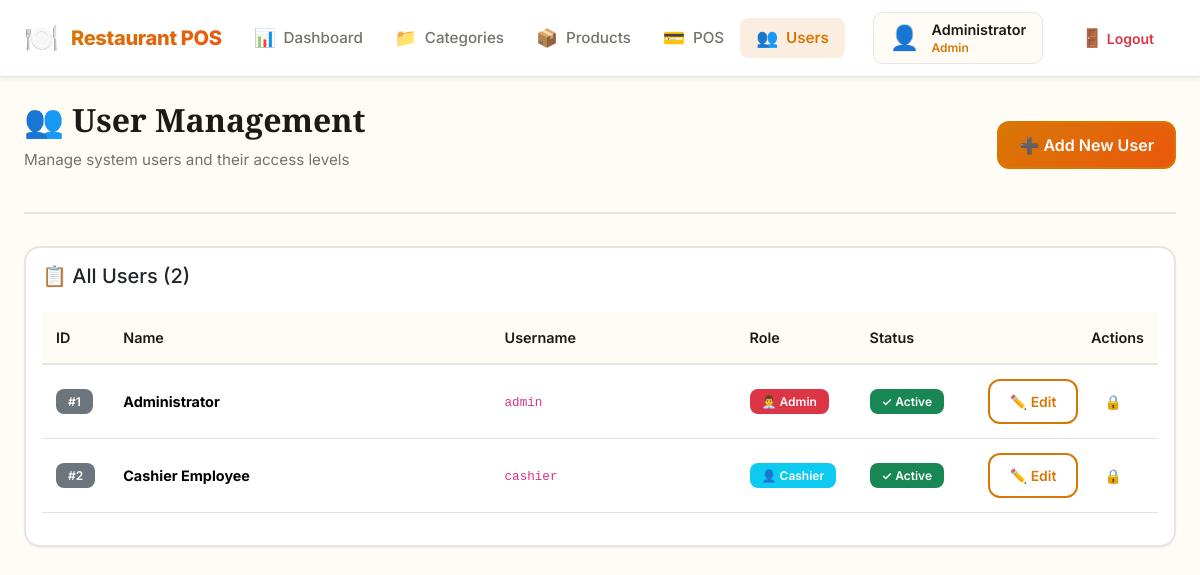
The app's page /public/users.php (signed in) with its own data.
### tables this page shows
CREATE TABLE IF NOT EXISTS users (
  id INT AUTO_INCREMENT PRIMARY KEY,
  name VARCHAR(100) NOT NULL,
  username VARCHAR(50) NOT NULL UNIQUE,
  password_hash VARCHAR(255) NOT NULL,
  role_id INT NOT NULL,
  is_active TINYINT(1) NOT NULL DEFAULT 1,
  created_at TIMESTAMP DEFAULT CURRENT_TIMESTAMP,
  FOREIGN KEY (role_id) REFERENCES roles(id)
);

CREATE TABLE IF NOT EXISTS roles (
  id INT AUTO_INCREMENT PRIMARY KEY,
  name VARCHAR(50) NOT NULL UNIQUE
);

### config/config.php (called while the page is built)
<?php
return [
    'db' => [
        'host' => '127.0.0.1',
        'port' => 3306,
        'name' => 'pos_db',
        'user' => 'root',
        'pass' => '',
        'charset' => 'utf8mb4',
    ],
    'app' => [
        'base_url' => 'http://localhost/Point-of-sales/public',
        'name' => 'Restaurant POS',
        'env' => 'development',
    ],
];

### app/Auth.php (called while the page is built, shortened)
<?php
class Auth
{
    public static function user(): ?array
    {
        return $_SESSION['user'] ?? null;
    }
}

### public/users.php (the view, shortened to what this page needs)
<?php
$pdo = Database::getConnection();
$users = $pdo->query('SELECT u.*, r.name AS role_name FROM users u JOIN roles r ON u.role_id = r.id ORDER BY u.id')->fetchAll();
?>
<div class="page-header">
    <div>
        <h1 class="page-title">👥 User Management</h1>
        <p class="page-subtitle">Manage system users and their access levels</p>
    </div>
    <button class="btn btn-primary" data-bs-toggle="modal" data-bs-target="#addUserModal">
        ➕ Add New User
    </button>
</div>
<div class="card">
    <div class="card-body">
        <h5 class="card-title mb-4">📋 All Users (<?= count($users) ?>)</h5>
        <div class="table-responsive">
            <table class="table table-hover align-middle">
                <thead class="table-light">
                    <tr>
                        <th style="width: 60px;">ID</th>
                        <th>Name</th>
                        <th>Username</th>
                        <th style="width: 120px;">Role</th>
                        <th style="width: 100px;">Status</th>
                        <th style="width: 200px;" class="text-end">Actions</th>
                    </tr>
                </thead>
                <tbody>
                    <?php foreach ($users as $user): ?>
                        <tr>
                            <td><span class="badge bg-secondary">#<?= $user['id'] ?></span></td>
                            <td><strong><?= htmlspecialchars($user['name']) ?></strong></td>
                            <td><code><?= htmlspecialchars($user['username']) ?></code></td>
                            <td>
                                <?php if ($user['role_name'] === 'Admin'): ?>
                                    <span class="badge bg-danger">👨‍💼 Admin</span>
                                <?php else: ?>
                                    <span class="badge bg-info">👤 Cashier</span>
                                <?php endif; ?>
                            </td>
                            <td>
                                <?php if ($user['is_active']): ?>
                                    <span class="badge bg-success">✓ Active</span>
                                <?php else: ?>
                                    <span class="badge bg-secondary">✗ Inactive</span>
                                <?php endif; ?>
                            </td>
                            <td class="text-end">
                                <button class="btn btn-sm btn-outline-primary" onclick="editUser(<?= htmlspecialchars(json_encode($user)) ?>)">
                                    ✏️ Edit
                                </button>
                                <form method="POST" style="display: inline;" id="toggleForm<?= $user['id'] ?>">
                                    <button type="button" class="btn btn-sm btn-outline-<?= $user['is_active'] ? 'warning' : 'success' ?>"
                                            onclick="customConfirm('Are you sure you want to <?= $user['is_active'] ? 'deactivate' : 'activate' ?> this user?', function(yes) { if(yes) document.getElementById('toggleForm<?= $user['id'] ?>').submit(); })">
                                        <?= $user['is_active'] ? '🔒' : '🔓' ?>
                                    </button>
                                </form>
                            </td>
                        </tr>
                    <?php endforeach; ?>
                </tbody>
            </table>
        </div>
    </div>
</div>
<?php
$content = ob_get_clean();
require __DIR__ . '/../views/layout.php';

### views/layout.php (shortened to what this page needs)
<?php
$config = require __DIR__ . '/../config/config.php';
require_once __DIR__ . '/../app/Auth.php';
$currentUser = Auth::user();
?>
<!DOCTYPE html>
<html lang="en">
<head>
    <link href="https://cdn.jsdelivr.net/npm/bootstrap@5.3.3/dist/css/bootstrap.min.css" rel="stylesheet">
    <link rel="stylesheet" href="css/style.css">
</head>
<body>
<nav class="navbar navbar-expand-lg navbar-light bg-white shadow-sm sticky-top">
    <div class="container-fluid px-4">
        <a class="navbar-brand d-flex align-items-center" href="index.php">
            <span class="brand-icon">🍽️</span>
            <span class="brand-text"><?= htmlspecialchars($config['app']['name']) ?></span>
        </a>
        <div class="collapse navbar-collapse" id="navbarNav">
            <ul class="navbar-nav me-auto mb-2 mb-lg-0">
                <?php if ($currentUser && $currentUser['role'] === 'Admin'): ?>
                    <li class="nav-item">
                        <a class="nav-link <?= basename($_SERVER['PHP_SELF']) === 'admin_dashboard.php' || basename($_SERVER['PHP_SELF']) === 'index.php' ? 'active' : '' ?>" href="index.php">
                            <span class="nav-icon">📊</span> Dashboard
                        </a>
                    </li>
                    <li class="nav-item">
                        <a class="nav-link <?= basename($_SERVER['PHP_SELF']) === 'categories.php' ? 'active' : '' ?>" href="categories.php">
                            <span class="nav-icon">📁</span> Categories
                        </a>
                    </li>
                    <li class="nav-item">
                        <a class="nav-link <?= basename($_SERVER['PHP_SELF']) === 'products.php' ? 'active' : '' ?>" href="products.php">
                            <span class="nav-icon">📦</span> Products
                        </a>
                    </li>
                    <li class="nav-item">
                        <a class="nav-link <?= basename($_SERVER['PHP_SELF']) === 'pos.php' ? 'active' : '' ?>" href="pos.php">
                            <span class="nav-icon">💳</span> POS
                        </a>
                    </li>
                    <li class="nav-item">
                        <a class="nav-link <?= basename($_SERVER['PHP_SELF']) === 'users.php' ? 'active' : '' ?>" href="users.php">
                            <span class="nav-icon">👥</span> Users
                        </a>
                    </li>
                <?php endif; ?>
            </ul>
            <ul class="navbar-nav ms-auto align-items-center">
                <?php if ($currentUser): ?>
                    <li class="nav-item me-3">
                        <div class="user-info">
                            <span class="user-icon">👤</span>
                            <div class="user-details">
                                <span class="user-name"><?= htmlspecialchars($currentUser['name']) ?></span>
                                <span class="user-role"><?= htmlspecialchars($currentUser['role']) ?></span>
                            </div>
                        </div>
                    </li>
                    <li class="nav-item">
                        <a class="btn btn-outline-danger btn-sm" href="logout.php">
                            <span class="nav-icon">🚪</span> Logout
                        </a>
                    </li>
                <?php endif; ?>
            </ul>
        </div>
    </div>
</nav>
<main class="main-content">
    <div class="container-fluid px-4 py-4">
        <?= $content ?? '' ?>
    </div>
</main>
</body>
</html>

### public/css/style.css (style rules this page uses)
:root { --primary-color: #d97706; --primary-dark: #b45309; --primary-light: #f59e0b; --accent-color: #ea580c; --warm-brown: #78350f; --soft-cream: #fef3c7; --light-beige: #fef5ee; --bg-light: #fffbf5; --bg-gray: #fafaf9; --card-bg: #ffffff; --text-primary: #1c1917; --text-secondary: #78716c; --text-light: #a8a29e; --border-color: #e7e5e4; --border-radius: 16px; --border-radius-sm: 12px; --transition: all 0.3s cubic-bezier(0.4, 0, 0.2, 1); --shadow-sm: 0 1px 2px 0 rgba(0, 0, 0, 0.05); --shadow-md: 0 4px 6px -1px rgba(0, 0, 0, 0.1); --shadow-lg: 0 10px 15px -3px rgba(0, 0, 0, 0.1); --shadow-xl: 0 20px 25px -5px rgba(0, 0, 0, 0.1); }
* { margin: 0; padding: 0; box-sizing: border-box; }
body { font-family: 'Inter', -apple-system, BlinkMacSystemFont, 'Segoe UI', sans-serif; background: var(--bg-light); color: var(--text-primary); line-height: 1.6; overflow-x: hidden; font-size: 15px; }
@media (max-width: 1200px) { .page-title { font-size: 1.75rem; } }
.navbar { background: white !important; box-shadow: 0 2px 8px rgba(0, 0, 0, 0.08); padding: 0.75rem 0; border-bottom: 1px solid var(--border-color); }
.navbar-brand { display: flex; align-items: center; gap: 0.75rem; font-weight: 700; font-size: 1.25rem; text-decoration: none; transition: var(--transition); }
.brand-icon { font-size: 1.75rem; line-height: 1; }
.brand-text { background: linear-gradient(135deg, var(--primary-color) 0%, var(--accent-color) 100%); -webkit-background-clip: text; -webkit-text-fill-color: transparent; background-clip: text; font-weight: 800; letter-spacing: -0.3px; }
.nav-link { color: var(--text-secondary) !important; font-weight: 500; padding: 0.5rem 1rem !important; border-radius: 8px; transition: var(--transition); display: flex; align-items: center; gap: 0.5rem; font-size: 0.95rem; }
.nav-icon { font-size: 1.1rem; line-height: 1; }
.nav-link.active { color: var(--primary-color) !important; background: rgba(217, 119, 6, 0.12); font-weight: 600; }
.user-info { display: flex; align-items: center; gap: 0.75rem; padding: 0.5rem 1rem; background: var(--bg-light); border-radius: 10px; border: 1px solid var(--border-color); }
.user-icon { font-size: 1.5rem; line-height: 1; }
.user-details { display: flex; flex-direction: column; line-height: 1.3; }
.user-name { font-weight: 600; font-size: 0.9rem; color: var(--text-primary); }
.user-role { font-size: 0.75rem; color: var(--primary-color); font-weight: 600; }
.main-content { min-height: calc(100vh - 70px); background: var(--bg-light); }
.page-header { display: flex; justify-content: space-between; align-items: center; margin-bottom: 2rem; padding-bottom: 1.5rem; border-bottom: 2px solid var(--border-color); }
.page-title { font-family: 'Playfair Display', serif; font-size: 2rem; font-weight: 700; color: var(--text-primary); margin: 0; }
.page-subtitle { color: var(--text-secondary); font-size: 0.95rem; margin-top: 0.5rem; }
.table { font-size: 0.9rem; }
.table thead th { background: var(--bg-light); color: var(--text-primary); font-weight: 600; border-bottom: 2px solid var(--border-color); padding: 0.875rem; }
.table tbody td { padding: 0.875rem; vertical-align: middle; }
.btn { border-radius: var(--border-radius-sm); padding: 0.625rem 1.25rem; font-weight: 600; transition: var(--transition); border: 2px solid transparent; }
.btn-primary { background: linear-gradient(135deg, var(--primary-color) 0%, var(--accent-color) 100%); border-color: var(--primary-color); color: white; }
.btn-outline-primary { border-color: var(--primary-color); color: var(--primary-color); background: transparent; }
.card { border-radius: var(--border-radius); border: 2px solid var(--border-color); box-shadow: var(--shadow-sm); transition: var(--transition); }
.badge { padding: 0.4rem 0.75rem; border-radius: 8px; font-weight: 600; font-size: 0.75rem; }

### records on screen
users: name "Administrator", id "1", username "admin", shows "👨‍💼 Admin", is_active "✓ Active"
roles: name "Admin"
users: id "2", name "Cashier Employee", username "cashier", shows "👤 Cashier", is_active "✓ Active"

### other values on screen
$config['app']['name'] "Restaurant POS"
count($users) "2"
